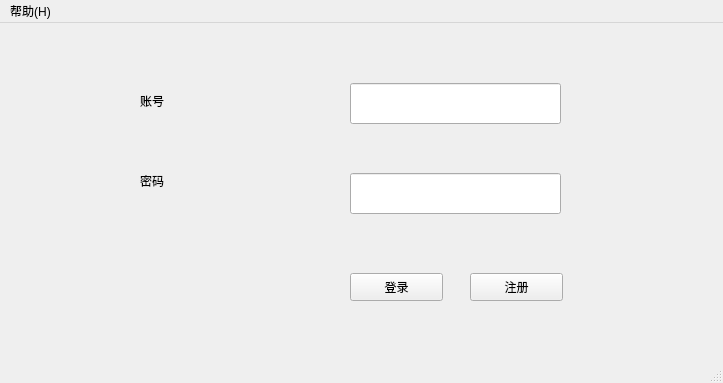
<?xml version="1.0" encoding="UTF-8"?>
<ui version="4.0">
 <class>MainWindow</class>
 <widget class="QMainWindow" name="MainWindow">
  <property name="geometry">
   <rect>
    <x>0</x>
    <y>0</y>
    <width>723</width>
    <height>383</height>
   </rect>
  </property>
  <property name="windowTitle">
   <string>欢迎来到的德莱联盟！</string>
  </property>
  <widget class="QWidget" name="centralwidget">
   <widget class="QPushButton" name="pushButton">
    <property name="geometry">
     <rect>
      <x>350</x>
      <y>250</y>
      <width>93</width>
      <height>28</height>
     </rect>
    </property>
    <property name="text">
     <string>登录</string>
    </property>
   </widget>
   <widget class="QPushButton" name="pushButton_2">
    <property name="geometry">
     <rect>
      <x>470</x>
      <y>250</y>
      <width>93</width>
      <height>28</height>
     </rect>
    </property>
    <property name="text">
     <string>注册</string>
    </property>
   </widget>
   <widget class="QLabel" name="label">
    <property name="geometry">
     <rect>
      <x>140</x>
      <y>70</y>
      <width>72</width>
      <height>15</height>
     </rect>
    </property>
    <property name="text">
     <string>账号</string>
    </property>
   </widget>
   <widget class="QLabel" name="label_2">
    <property name="geometry">
     <rect>
      <x>140</x>
      <y>150</y>
      <width>72</width>
      <height>15</height>
     </rect>
    </property>
    <property name="text">
     <string>密码</string>
    </property>
   </widget>
   <widget class="QLineEdit" name="lineEdit">
    <property name="geometry">
     <rect>
      <x>350</x>
      <y>60</y>
      <width>211</width>
      <height>41</height>
     </rect>
    </property>
    <property name="toolTip">
     <string>请输入6-10位的账号</string>
    </property>
   </widget>
   <widget class="QLineEdit" name="lineEdit_2">
    <property name="geometry">
     <rect>
      <x>350</x>
      <y>150</y>
      <width>211</width>
      <height>41</height>
     </rect>
    </property>
    <property name="toolTip">
     <string>密码必须包括英文字母、数字、特殊符号</string>
    </property>
   </widget>
  </widget>
  <widget class="QMenuBar" name="menubar">
   <property name="geometry">
    <rect>
     <x>0</x>
     <y>0</y>
     <width>723</width>
     <height>26</height>
    </rect>
   </property>
   <widget class="QMenu" name="menu_H">
    <property name="title">
     <string>帮助(H)</string>
    </property>
    <addaction name="actionabout"/>
    <addaction name="actionshi"/>
   </widget>
   <addaction name="menu_H"/>
  </widget>
  <widget class="QStatusBar" name="statusbar"/>
  <action name="actionabout">
   <property name="text">
    <string>关于</string>
   </property>
  </action>
  <action name="actionshi">
   <property name="text">
    <string>使用帮助</string>
   </property>
  </action>
 </widget>
 <resources/>
 <connections/>
</ui>
